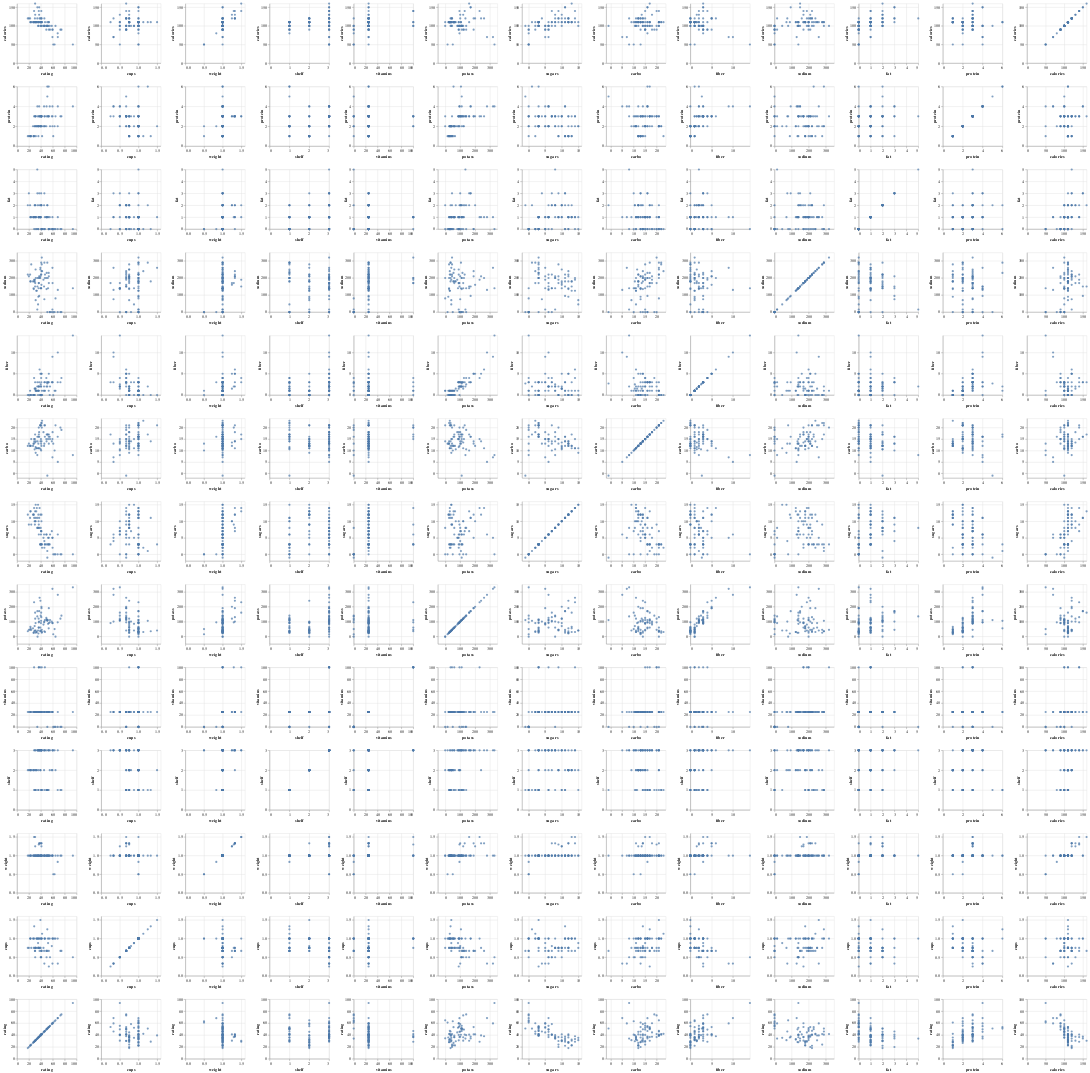

Write notebook code for a chart like this one.
### Markdown cell above
# **`Data Prfiling`**

### Code cell
import altair as alt
alt.Chart(df).mark_circle().encode(
    alt.X(alt.repeat("column"), type='quantitative'),
    alt.Y(alt.repeat("row"), type='quantitative')
).properties(
    width=150,
    height=150
).repeat(
    row=['calories', 'protein', 'fat', 'sodium', 'fiber', 'carbo', 'sugars', 'potass', 'vitamins', 'shelf', 'weight', 'cups', 'rating'],
    column=['rating', 'cups', 'weight', 'shelf', 'vitamins', 'potass', 'sugars', 'carbo', 'fiber', 'sodium', 'fat', 'protein', 'calories']
)

### Figure 1 — Vega-Lite specification as saved in the notebook (floating-point values rounded to 4 significant figures)
{"config": {"view": {"continuousWidth": 400, "continuousHeight": 300}}, "repeat": {"column": ["rating", "cups", "weight", "shelf", "vitamins", "potass", "sugars", "carbo", "fiber", "sodium", "fat", "protein", "calories"], "row": ["calories", "protein", "fat", "sodium", "fiber", "carbo", "sugars", "potass", "vitamins", "shelf", "weight", "cups", "rating"]}, "spec": {"data": {"name": "data-6562c372d815898f5ac927ab74fce866"}, "mark": "circle", "encoding": {"x": {"field": {"repeat": "column"}, "type": "quantitative"}, "y": {"field": {"repeat": "row"}, "type": "quantitative"}}, "height": 150, "width": 150}, "$schema": "https://vega.github.io/schema/vega-lite/v4.17.0.json", "datasets": {"data-6562c372d815898f5ac927ab74fce866": [{"name": "100% Bran", "mfr": "N", "type": "C", "calories": 70, "protein": 4, "fat": 1, "sodium": 130, "fiber": 10.0, "carbo": 5.0, "sugars": 6, "potass": 280, "vitamins": 25, "shelf": 3, "weight": 1.0, "cups": 0.33, "rating": 68.4}, {"name": "100% Natural Bran", "mfr": "Q", "type": "C", "calories": 120, "protein": 3, "fat": 5, "sodium": 15, "fiber": 2.0, "carbo": 8.0, "sugars": 8, "potass": 135, "vitamins": 0, "shelf": 3, "weight": 1.0, "cups": 1.0, "rating": 33.98}, {"name": "All-Bran", "mfr": "K", "type": "C", "calories": 70, "protein": 4, "fat": 1, "sodium": 260, "fiber": 9.0, "carbo": 7.0, "sugars": 5, "potass": 320, "vitamins": 25, "shelf": 3, "weight": 1.0, "cups": 0.33, "rating": 59.43}, {"name": "All-Bran with Extra Fiber", "mfr": "K", "type": "C", "calories": 50, "protein": 4, "fat": 0, "sodium": 140, "fiber": 14.0, "carbo": 8.0, "sugars": 0, "potass": 330, "vitamins": 25, "shelf": 3, "weight": 1.0, "cups": 0.5, "rating": 93.7}, {"name": "Almond Delight", "mfr": "R", "type": "C", "calories": 110, "protein": 2, "fat": 2, "sodium": 200, "fiber": 1.0, "carbo": 14.0, "sugars": 8, "potass": -1, "vitamins": 25, "shelf": 3, "weight": 1.0, "cups": 0.75, "rating": 34.38}, {"name": "Apple Cinnamon Cheerios", "mfr": "G", "type": "C", "calories": 110, "protein": 2, "fat": 2, "sodium": 180, "fiber": 1.5, "carbo": 10.5, "sugars": 10, "potass": 70, "vitamins": 25, "shelf": 1, "weight": 1.0, "cups": 0.75, "rating": 29.51}, {"name": "Apple Jacks", "mfr": "K", "type": "C", "calories": 110, "protein": 2, "fat": 0, "sodium": 125, "fiber": 1.0, "carbo": 11.0, "sugars": 14, "potass": 30, "vitamins": 25, "shelf": 2, "weight": 1.0, "cups": 1.0, "rating": 33.17}, {"name": "Basic 4", "mfr": "G", "type": "C", "calories": 130, "protein": 3, "fat": 2, "sodium": 210, "fiber": 2.0, "carbo": 18.0, "sugars": 8, "potass": 100, "vitamins": 25, "shelf": 3, "weight": 1.33, "cups": 0.75, "rating": 37.04}, {"name": "Bran Chex", "mfr": "R", "type": "C", "calories": 90, "protein": 2, "fat": 1, "sodium": 200, "fiber": 4.0, "carbo": 15.0, "sugars": 6, "potass": 125, "vitamins": 25, "shelf": 1, "weight": 1.0, "cups": 0.67, "rating": 49.12}, {"name": "Bran Flakes", "mfr": "P", "type": "C", "calories": 90, "protein": 3, "fat": 0, "sodium": 210, "fiber": 5.0, "carbo": 13.0, "sugars": 5, "potass": 190, "vitamins": 25, "shelf": 3, "weight": 1.0, "cups": 0.67, "rating": 53.31}, {"name": "Cap'n'Crunch", "mfr": "Q", "type": "C", "calories": 120, "protein": 1, "fat": 2, "sodium": 220, "fiber": 0.0, "carbo": 12.0, "sugars": 12, "potass": 35, "vitamins": 25, "shelf": 2, "weight": 1.0, "cups": 0.75, "rating": 18.04}, {"name": "Cheerios", "mfr": "G", "type": "C", "calories": 110, "protein": 6, "fat": 2, "sodium": 290, "fiber": 2.0, "carbo": 17.0, "sugars": 1, "potass": 105, "vitamins": 25, "shelf": 1, "weight": 1.0, "cups": 1.25, "rating": 50.76}, {"name": "Cinnamon Toast Crunch", "mfr": "G", "type": "C", "calories": 120, "protein": 1, "fat": 3, "sodium": 210, "fiber": 0.0, "carbo": 13.0, "sugars": 9, "potass": 45, "vitamins": 25, "shelf": 2, "weight": 1.0, "cups": 0.75, "rating": 19.82}, {"name": "Clusters", "mfr": "G", "type": "C", "calories": 110, "protein": 3, "fat": 2, "sodium": 140, "fiber": 2.0, "carbo": 13.0, "sugars": 7, "potass": 105, "vitamins": 25, "shelf": 3, "weight": 1.0, "cups": 0.5, "rating": 40.4}, {"name": "Cocoa Puffs", "mfr": "G", "type": "C", "calories": 110, "protein": 1, "fat": 1, "sodium": 180, "fiber": 0.0, "carbo": 12.0, "sugars": 13, "potass": 55, "vitamins": 25, "shelf": 2, "weight": 1.0, "cups": 1.0, "rating": 22.74}, {"name": "Corn Chex", "mfr": "R", "type": "C", "calories": 110, "protein": 2, "fat": 0, "sodium": 280, "fiber": 0.0, "carbo": 22.0, "sugars": 3, "potass": 25, "vitamins": 25, "shelf": 1, "weight": 1.0, "cups": 1.0, "rating": 41.45}, {"name": "Corn Flakes", "mfr": "K", "type": "C", "calories": 100, "protein": 2, "fat": 0, "sodium": 290, "fiber": 1.0, "carbo": 21.0, "sugars": 2, "potass": 35, "vitamins": 25, "shelf": 1, "weight": 1.0, "cups": 1.0, "rating": 45.86}, {"name": "Corn Pops", "mfr": "K", "type": "C", "calories": 110, "protein": 1, "fat": 0, "sodium": 90, "fiber": 1.0, "carbo": 13.0, "sugars": 12, "potass": 20, "vitamins": 25, "shelf": 2, "weight": 1.0, "cups": 1.0, "rating": 35.78}, {"name": "Count Chocula", "mfr": "G", "type": "C", "calories": 110, "protein": 1, "fat": 1, "sodium": 180, "fiber": 0.0, "carbo": 12.0, "sugars": 13, "potass": 65, "vitamins": 25, "shelf": 2, "weight": 1.0, "cups": 1.0, "rating": 22.4}, {"name": "Cracklin' Oat Bran", "mfr": "K", "type": "C", "calories": 110, "protein": 3, "fat": 3, "sodium": 140, "fiber": 4.0, "carbo": 10.0, "sugars": 7, "potass": 160, "vitamins": 25, "shelf": 3, "weight": 1.0, "cups": 0.5, "rating": 40.45}, {"name": "Cream of Wheat (Quick)", "mfr": "N", "type": "H", "calories": 100, "protein": 3, "fat": 0, "sodium": 80, "fiber": 1.0, "carbo": 21.0, "sugars": 0, "potass": -1, "vitamins": 0, "shelf": 2, "weight": 1.0, "cups": 1.0, "rating": 64.53}, {"name": "Crispix", "mfr": "K", "type": "C", "calories": 110, "protein": 2, "fat": 0, "sodium": 220, "fiber": 1.0, "carbo": 21.0, "sugars": 3, "potass": 30, "vitamins": 25, "shelf": 3, "weight": 1.0, "cups": 1.0, "rating": 46.9}, {"name": "Crispy Wheat & Raisins", "mfr": "G", "type": "C", "calories": 100, "protein": 2, "fat": 1, "sodium": 140, "fiber": 2.0, "carbo": 11.0, "sugars": 10, "potass": 120, "vitamins": 25, "shelf": 3, "weight": 1.0, "cups": 0.75, "rating": 36.18}, {"name": "Double Chex", "mfr": "R", "type": "C", "calories": 100, "protein": 2, "fat": 0, "sodium": 190, "fiber": 1.0, "carbo": 18.0, "sugars": 5, "potass": 80, "vitamins": 25, "shelf": 3, "weight": 1.0, "cups": 0.75, "rating": 44.33}, {"name": "Froot Loops", "mfr": "K", "type": "C", "calories": 110, "protein": 2, "fat": 1, "sodium": 125, "fiber": 1.0, "carbo": 11.0, "sugars": 13, "potass": 30, "vitamins": 25, "shelf": 2, "weight": 1.0, "cups": 1.0, "rating": 32.21}, {"name": "Frosted Flakes", "mfr": "K", "type": "C", "calories": 110, "protein": 1, "fat": 0, "sodium": 200, "fiber": 1.0, "carbo": 14.0, "sugars": 11, "potass": 25, "vitamins": 25, "shelf": 1, "weight": 1.0, "cups": 0.75, "rating": 31.44}, {"name": "Frosted Mini-Wheats", "mfr": "K", "type": "C", "calories": 100, "protein": 3, "fat": 0, "sodium": 0, "fiber": 3.0, "carbo": 14.0, "sugars": 7, "potass": 100, "vitamins": 25, "shelf": 2, "weight": 1.0, "cups": 0.8, "rating": 58.35}, {"name": "Fruit & Fibre Dates; Walnuts; and Oats", "mfr": "P", "type": "C", "calories": 120, "protein": 3, "fat": 2, "sodium": 160, "fiber": 5.0, "carbo": 12.0, "sugars": 10, "potass": 200, "vitamins": 25, "shelf": 3, "weight": 1.25, "cups": 0.67, "rating": 40.92}, {"name": "Fruitful Bran", "mfr": "K", "type": "C", "calories": 120, "protein": 3, "fat": 0, "sodium": 240, "fiber": 5.0, "carbo": 14.0, "sugars": 12, "potass": 190, "vitamins": 25, "shelf": 3, "weight": 1.33, "cups": 0.67, "rating": 41.02}, {"name": "Fruity Pebbles", "mfr": "P", "type": "C", "calories": 110, "protein": 1, "fat": 1, "sodium": 135, "fiber": 0.0, "carbo": 13.0, "sugars": 12, "potass": 25, "vitamins": 25, "shelf": 2, "weight": 1.0, "cups": 0.75, "rating": 28.03}, {"name": "Golden Crisp", "mfr": "P", "type": "C", "calories": 100, "protein": 2, "fat": 0, "sodium": 45, "fiber": 0.0, "carbo": 11.0, "sugars": 15, "potass": 40, "vitamins": 25, "shelf": 1, "weight": 1.0, "cups": 0.88, "rating": 35.25}, {"name": "Golden Grahams", "mfr": "G", "type": "C", "calories": 110, "protein": 1, "fat": 1, "sodium": 280, "fiber": 0.0, "carbo": 15.0, "sugars": 9, "potass": 45, "vitamins": 25, "shelf": 2, "weight": 1.0, "cups": 0.75, "rating": 23.8}, {"name": "Grape Nuts Flakes", "mfr": "P", "type": "C", "calories": 100, "protein": 3, "fat": 1, "sodium": 140, "fiber": 3.0, "carbo": 15.0, "sugars": 5, "potass": 85, "vitamins": 25, "shelf": 3, "weight": 1.0, "cups": 0.88, "rating": 52.08}, {"name": "Grape-Nuts", "mfr": "P", "type": "C", "calories": 110, "protein": 3, "fat": 0, "sodium": 170, "fiber": 3.0, "carbo": 17.0, "sugars": 3, "potass": 90, "vitamins": 25, "shelf": 3, "weight": 1.0, "cups": 0.25, "rating": 53.37}, {"name": "Great Grains Pecan", "mfr": "P", "type": "C", "calories": 120, "protein": 3, "fat": 3, "sodium": 75, "fiber": 3.0, "carbo": 13.0, "sugars": 4, "potass": 100, "vitamins": 25, "shelf": 3, "weight": 1.0, "cups": 0.33, "rating": 45.81}, {"name": "Honey Graham Ohs", "mfr": "Q", "type": "C", "calories": 120, "protein": 1, "fat": 2, "sodium": 220, "fiber": 1.0, "carbo": 12.0, "sugars": 11, "potass": 45, "vitamins": 25, "shelf": 2, "weight": 1.0, "cups": 1.0, "rating": 21.87}, {"name": "Honey Nut Cheerios", "mfr": "G", "type": "C", "calories": 110, "protein": 3, "fat": 1, "sodium": 250, "fiber": 1.5, "carbo": 11.5, "sugars": 10, "potass": 90, "vitamins": 25, "shelf": 1, "weight": 1.0, "cups": 0.75, "rating": 31.07}, {"name": "Honey-comb", "mfr": "P", "type": "C", "calories": 110, "protein": 1, "fat": 0, "sodium": 180, "fiber": 0.0, "carbo": 14.0, "sugars": 11, "potass": 35, "vitamins": 25, "shelf": 1, "weight": 1.0, "cups": 1.33, "rating": 28.74}, {"name": "Just Right Crunchy  Nuggets", "mfr": "K", "type": "C", "calories": 110, "protein": 2, "fat": 1, "sodium": 170, "fiber": 1.0, "carbo": 17.0, "sugars": 6, "potass": 60, "vitamins": 100, "shelf": 3, "weight": 1.0, "cups": 1.0, "rating": 36.52}, {"name": "Just Right Fruit & Nut", "mfr": "K", "type": "C", "calories": 140, "protein": 3, "fat": 1, "sodium": 170, "fiber": 2.0, "carbo": 20.0, "sugars": 9, "potass": 95, "vitamins": 100, "shelf": 3, "weight": 1.3, "cups": 0.75, "rating": 36.47}, {"name": "Kix", "mfr": "G", "type": "C", "calories": 110, "protein": 2, "fat": 1, "sodium": 260, "fiber": 0.0, "carbo": 21.0, "sugars": 3, "potass": 40, "vitamins": 25, "shelf": 2, "weight": 1.0, "cups": 1.5, "rating": 39.24}, {"name": "Life", "mfr": "Q", "type": "C", "calories": 100, "protein": 4, "fat": 2, "sodium": 150, "fiber": 2.0, "carbo": 12.0, "sugars": 6, "potass": 95, "vitamins": 25, "shelf": 2, "weight": 1.0, "cups": 0.67, "rating": 45.33}, {"name": "Lucky Charms", "mfr": "G", "type": "C", "calories": 110, "protein": 2, "fat": 1, "sodium": 180, "fiber": 0.0, "carbo": 12.0, "sugars": 12, "potass": 55, "vitamins": 25, "shelf": 2, "weight": 1.0, "cups": 1.0, "rating": 26.73}, {"name": "Maypo", "mfr": "A", "type": "H", "calories": 100, "protein": 4, "fat": 1, "sodium": 0, "fiber": 0.0, "carbo": 16.0, "sugars": 3, "potass": 95, "vitamins": 25, "shelf": 2, "weight": 1.0, "cups": 1.0, "rating": 54.85}, {"name": "Muesli Raisins; Dates; & Almonds", "mfr": "R", "type": "C", "calories": 150, "protein": 4, "fat": 3, "sodium": 95, "fiber": 3.0, "carbo": 16.0, "sugars": 11, "potass": 170, "vitamins": 25, "shelf": 3, "weight": 1.0, "cups": 1.0, "rating": 37.14}, {"name": "Muesli Raisins; Peaches; & Pecans", "mfr": "R", "type": "C", "calories": 150, "protein": 4, "fat": 3, "sodium": 150, "fiber": 3.0, "carbo": 16.0, "sugars": 11, "potass": 170, "vitamins": 25, "shelf": 3, "weight": 1.0, "cups": 1.0, "rating": 34.14}, {"name": "Mueslix Crispy Blend", "mfr": "K", "type": "C", "calories": 160, "protein": 3, "fat": 2, "sodium": 150, "fiber": 3.0, "carbo": 17.0, "sugars": 13, "potass": 160, "vitamins": 25, "shelf": 3, "weight": 1.5, "cups": 0.67, "rating": 30.31}, {"name": "Multi-Grain Cheerios", "mfr": "G", "type": "C", "calories": 100, "protein": 2, "fat": 1, "sodium": 220, "fiber": 2.0, "carbo": 15.0, "sugars": 6, "potass": 90, "vitamins": 25, "shelf": 1, "weight": 1.0, "cups": 1.0, "rating": 40.11}, {"name": "Nut&Honey Crunch", "mfr": "K", "type": "C", "calories": 120, "protein": 2, "fat": 1, "sodium": 190, "fiber": 0.0, "carbo": 15.0, "sugars": 9, "potass": 40, "vitamins": 25, "shelf": 2, "weight": 1.0, "cups": 0.67, "rating": 29.92}, {"name": "Nutri-Grain Almond-Raisin", "mfr": "K", "type": "C", "calories": 140, "protein": 3, "fat": 2, "sodium": 220, "fiber": 3.0, "carbo": 21.0, "sugars": 7, "potass": 130, "vitamins": 25, "shelf": 3, "weight": 1.33, "cups": 0.67, "rating": 40.69}, {"name": "Nutri-grain Wheat", "mfr": "K", "type": "C", "calories": 90, "protein": 3, "fat": 0, "sodium": 170, "fiber": 3.0, "carbo": 18.0, "sugars": 2, "potass": 90, "vitamins": 25, "shelf": 3, "weight": 1.0, "cups": 1.0, "rating": 59.64}, {"name": "Oatmeal Raisin Crisp", "mfr": "G", "type": "C", "calories": 130, "protein": 3, "fat": 2, "sodium": 170, "fiber": 1.5, "carbo": 13.5, "sugars": 10, "potass": 120, "vitamins": 25, "shelf": 3, "weight": 1.25, "cups": 0.5, "rating": 30.45}, {"name": "Post Nat. Raisin Bran", "mfr": "P", "type": "C", "calories": 120, "protein": 3, "fat": 1, "sodium": 200, "fiber": 6.0, "carbo": 11.0, "sugars": 14, "potass": 260, "vitamins": 25, "shelf": 3, "weight": 1.33, "cups": 0.67, "rating": 37.84}, {"name": "Product 19", "mfr": "K", "type": "C", "calories": 100, "protein": 3, "fat": 0, "sodium": 320, "fiber": 1.0, "carbo": 20.0, "sugars": 3, "potass": 45, "vitamins": 100, "shelf": 3, "weight": 1.0, "cups": 1.0, "rating": 41.5}, {"name": "Puffed Rice", "mfr": "Q", "type": "C", "calories": 50, "protein": 1, "fat": 0, "sodium": 0, "fiber": 0.0, "carbo": 13.0, "sugars": 0, "potass": 15, "vitamins": 0, "shelf": 3, "weight": 0.5, "cups": 1.0, "rating": 60.76}, {"name": "Puffed Wheat", "mfr": "Q", "type": "C", "calories": 50, "protein": 2, "fat": 0, "sodium": 0, "fiber": 1.0, "carbo": 10.0, "sugars": 0, "potass": 50, "vitamins": 0, "shelf": 3, "weight": 0.5, "cups": 1.0, "rating": 63.01}, {"name": "Quaker Oat Squares", "mfr": "Q", "type": "C", "calories": 100, "protein": 4, "fat": 1, "sodium": 135, "fiber": 2.0, "carbo": 14.0, "sugars": 6, "potass": 110, "vitamins": 25, "shelf": 3, "weight": 1.0, "cups": 0.5, "rating": 49.51}, {"name": "Quaker Oatmeal", "mfr": "Q", "type": "H", "calories": 100, "protein": 5, "fat": 2, "sodium": 0, "fiber": 2.7, "carbo": -1.0, "sugars": -1, "potass": 110, "vitamins": 0, "shelf": 1, "weight": 1.0, "cups": 0.67, "rating": 50.83}, {"name": "Raisin Bran", "mfr": "K", "type": "C", "calories": 120, "protein": 3, "fat": 1, "sodium": 210, "fiber": 5.0, "carbo": 14.0, "sugars": 12, "potass": 240, "vitamins": 25, "shelf": 2, "weight": 1.33, "cups": 0.75, "rating": 39.26}, {"name": "Raisin Nut Bran", "mfr": "G", "type": "C", "calories": 100, "protein": 3, "fat": 2, "sodium": 140, "fiber": 2.5, "carbo": 10.5, "sugars": 8, "potass": 140, "vitamins": 25, "shelf": 3, "weight": 1.0, "cups": 0.5, "rating": 39.7}, {"name": "Raisin Squares", "mfr": "K", "type": "C", "calories": 90, "protein": 2, "fat": 0, "sodium": 0, "fiber": 2.0, "carbo": 15.0, "sugars": 6, "potass": 110, "vitamins": 25, "shelf": 3, "weight": 1.0, "cups": 0.5, "rating": 55.33}, {"name": "Rice Chex", "mfr": "R", "type": "C", "calories": 110, "protein": 1, "fat": 0, "sodium": 240, "fiber": 0.0, "carbo": 23.0, "sugars": 2, "potass": 30, "vitamins": 25, "shelf": 1, "weight": 1.0, "cups": 1.13, "rating": 42.0}, {"name": "Rice Krispies", "mfr": "K", "type": "C", "calories": 110, "protein": 2, "fat": 0, "sodium": 290, "fiber": 0.0, "carbo": 22.0, "sugars": 3, "potass": 35, "vitamins": 25, "shelf": 1, "weight": 1.0, "cups": 1.0, "rating": 40.56}, {"name": "Shredded Wheat", "mfr": "N", "type": "C", "calories": 80, "protein": 2, "fat": 0, "sodium": 0, "fiber": 3.0, "carbo": 16.0, "sugars": 0, "potass": 95, "vitamins": 0, "shelf": 1, "weight": 0.83, "cups": 1.0, "rating": 68.24}, {"name": "Shredded Wheat 'n'Bran", "mfr": "N", "type": "C", "calories": 90, "protein": 3, "fat": 0, "sodium": 0, "fiber": 4.0, "carbo": 19.0, "sugars": 0, "potass": 140, "vitamins": 0, "shelf": 1, "weight": 1.0, "cups": 0.67, "rating": 74.47}, {"name": "Shredded Wheat spoon size", "mfr": "N", "type": "C", "calories": 90, "protein": 3, "fat": 0, "sodium": 0, "fiber": 3.0, "carbo": 20.0, "sugars": 0, "potass": 120, "vitamins": 0, "shelf": 1, "weight": 1.0, "cups": 0.67, "rating": 72.8}, {"name": "Smacks", "mfr": "K", "type": "C", "calories": 110, "protein": 2, "fat": 1, "sodium": 70, "fiber": 1.0, "carbo": 9.0, "sugars": 15, "potass": 40, "vitamins": 25, "shelf": 2, "weight": 1.0, "cups": 0.75, "rating": 31.23}, {"name": "Special K", "mfr": "K", "type": "C", "calories": 110, "protein": 6, "fat": 0, "sodium": 230, "fiber": 1.0, "carbo": 16.0, "sugars": 3, "potass": 55, "vitamins": 25, "shelf": 1, "weight": 1.0, "cups": 1.0, "rating": 53.13}, {"name": "Strawberry Fruit Wheats", "mfr": "N", "type": "C", "calories": 90, "protein": 2, "fat": 0, "sodium": 15, "fiber": 3.0, "carbo": 15.0, "sugars": 5, "potass": 90, "vitamins": 25, "shelf": 2, "weight": 1.0, "cups": 1.0, "rating": 59.36}, {"name": "Total Corn Flakes", "mfr": "G", "type": "C", "calories": 110, "protein": 2, "fat": 1, "sodium": 200, "fiber": 0.0, "carbo": 21.0, "sugars": 3, "potass": 35, "vitamins": 100, "shelf": 3, "weight": 1.0, "cups": 1.0, "rating": 38.84}, {"name": "Total Raisin Bran", "mfr": "G", "type": "C", "calories": 140, "protein": 3, "fat": 1, "sodium": 190, "fiber": 4.0, "carbo": 15.0, "sugars": 14, "potass": 230, "vitamins": 100, "shelf": 3, "weight": 1.5, "cups": 1.0, "rating": 28.59}, {"name": "Total Whole Grain", "mfr": "G", "type": "C", "calories": 100, "protein": 3, "fat": 1, "sodium": 200, "fiber": 3.0, "carbo": 16.0, "sugars": 3, "potass": 110, "vitamins": 100, "shelf": 3, "weight": 1.0, "cups": 1.0, "rating": 46.66}, {"name": "Triples", "mfr": "G", "type": "C", "calories": 110, "protein": 2, "fat": 1, "sodium": 250, "fiber": 0.0, "carbo": 21.0, "sugars": 3, "potass": 60, "vitamins": 25, "shelf": 3, "weight": 1.0, "cups": 0.75, "rating": 39.11}, {"name": "Trix", "mfr": "G", "type": "C", "calories": 110, "protein": 1, "fat": 1, "sodium": 140, "fiber": 0.0, "carbo": 13.0, "sugars": 12, "potass": 25, "vitamins": 25, "shelf": 2, "weight": 1.0, "cups": 1.0, "rating": 27.75}, {"name": "Wheat Chex", "mfr": "R", "type": "C", "calories": 100, "protein": 3, "fat": 1, "sodium": 230, "fiber": 3.0, "carbo": 17.0, "sugars": 3, "potass": 115, "vitamins": 25, "shelf": 1, "weight": 1.0, "cups": 0.67, "rating": 49.79}, {"name": "Wheaties", "mfr": "G", "type": "C", "calories": 100, "protein": 3, "fat": 1, "sodium": 200, "fiber": 3.0, "carbo": 17.0, "sugars": 3, "potass": 110, "vitamins": 25, "shelf": 1, "weight": 1.0, "cups": 1.0, "rating": 51.59}, {"name": "Wheaties Honey Gold", "mfr": "G", "type": "C", "calories": 110, "protein": 2, "fat": 1, "sodium": 200, "fiber": 1.0, "carbo": 16.0, "sugars": 8, "potass": 60, "vitamins": 25, "shelf": 1, "weight": 1.0, "cups": 0.75, "rating": 36.19}]}}
